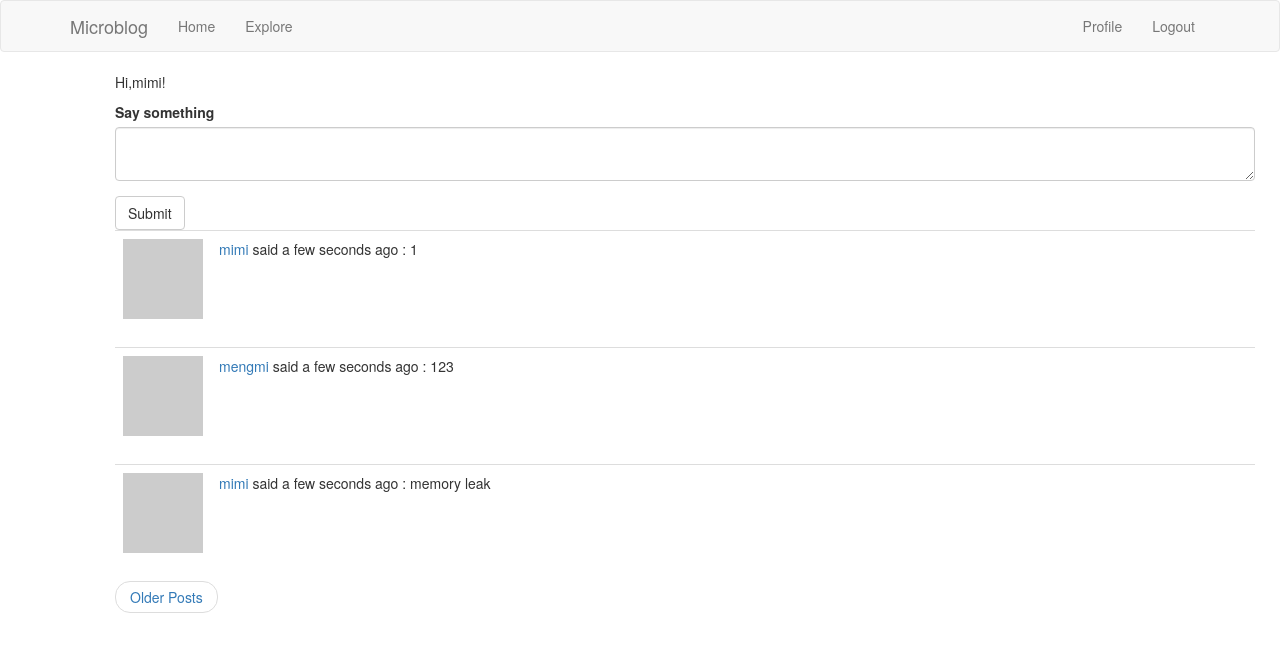
The app's page /index (signed in) with its own data.
### app/models.py (models this page shows, shortened)
class User(db.Model, UserMixin):
    def avatar(self, size):
        digest = md5(self.email.lower().encode('utf-8')).hexdigest()
        return 'https://www.gravatar.com/avatar/{}?d=identicon&s={}'.format(digest, size)
    __tablename__ = 'user'
    id = db.Column(db.Integer, primary_key=True)
    name = db.Column(db.String(64), index=True, unique=True)
    email = db.Column(db.String(120), index=True, unique=True)
    password_hash = db.Column(db.String(128))
    about_me = db.Column(db.String(140))
    last_seen = db.Column(db.DateTime, default=datetime.utcnow)
    posts = db.relationship('Post', backref='author', lazy='dynamic',
                            primaryjoin=(Post.user_id == id)
                            )
    followed = db.relationship('User', secondary=followers,
                               primaryjoin=(followers.c.follower_id == id),
                               secondaryjoin=(followers.c.followed_id == id),
                               backref=db.backref('followers', lazy='dynamic'), lazy='dynamic'
                               )
    def followed_posts(self):
        followed = Post.query.join(
            followers, (followers.c.followed_id == Post.user_id)).filter(
            followers.c.follower_id == self.id)
        own = Post.query.filter_by(user_id=self.id)
        return followed.union(own).order_by(Post.timestamp.asc())

class Post(db.Model):
    __tablename__ = 'posts'
    id = db.Column(db.Integer, primary_key=True)
    body = db.Column(db.String(140))
    timestamp = db.Column(db.DateTime)
    user_id = db.Column(db.Integer, db.ForeignKey('user.id'))
    language = db.Column(db.String(5))

### app/views.py (the view, shortened to what this page needs)
@app.route('/', methods=['GET', 'POST'])
@app.route('/index', methods=['GET', 'POST'])
@login_required
def index():
    form = PostForm()
    page = request.args.get('page', 1, type=int)
    posts = current_user.followed_posts().paginate(page, app.config['POSTS_PER_PAGE'], False)
    if posts.has_next:
        next_url = url_for('index', page=posts.next_num)
    else:
        next_url = None
    if posts.has_prev:
        pre_url = url_for('index', page=posts.prev_num)
    else:
        pre_url = None
    return render_template('index.html', title='Home Page', post=posts, form=form,
                           next_url=next_url, pre_url=pre_url)

### app/form.py
class PostForm(FlaskForm):
    post = TextAreaField('Say something', validators=[DataRequired(), Length(min=1, max=400)])
    submit = SubmitField('Submit')

### app/models.py (called while the page is built)
@login.user_loader
def load_user(id):
    return User.query.get(int(id))

### app/views.py (called while the page is built)
@app.before_request
def before_request():
    if current_user.is_authenticated:
        current_user.last_seen = datetime.utcnow()
        db.session.commit()
    g.locale = str(get_locale())

### app/templates/index.html (shortened to what this page needs)
{% extends "base.html"%}
{% import 'bootstrap/wtf.html' as wtf %}
{% block app_content %}
	<p>{{ _('Hi,%(username)s!', username=current_user.name) }} </p>
    {% if form %}
        {{ wtf.quick_form(form)}}
    {% endif %}
    <div id="post">
    {% for p in post.items %}
        {% include '_post.html' %}
    {% endfor %}
    <nav>
        <ul class="pager">
            <li class="previous{% if not next_url %} disabled{% endif %}">
                {% if next_url %}
                    <a href="{{ next_url }}">Older Posts</a>
                {% endif %}
            </li>
        </ul>
    </nav>
     </div>
{% endblock %}

### app/templates/_post.html (shortened to what this page needs)
<table class="table table-hover">
    <tr>
        <td width="70px"><img src="{{p.author.avatar(36)}}" alt=""></td>
        <td>
            {{ _('%(username)s said %(when)s',
            username=user_link, when=moment(p.timestamp).fromNow()) }}
            : <span id="post{{ p.id }}">{{p.body}}</span></td>
            <td>
            </td>
    </tr>
</table>

### records on screen
Post: body "1"
Post: body "123"
Post: body "memory leak"
